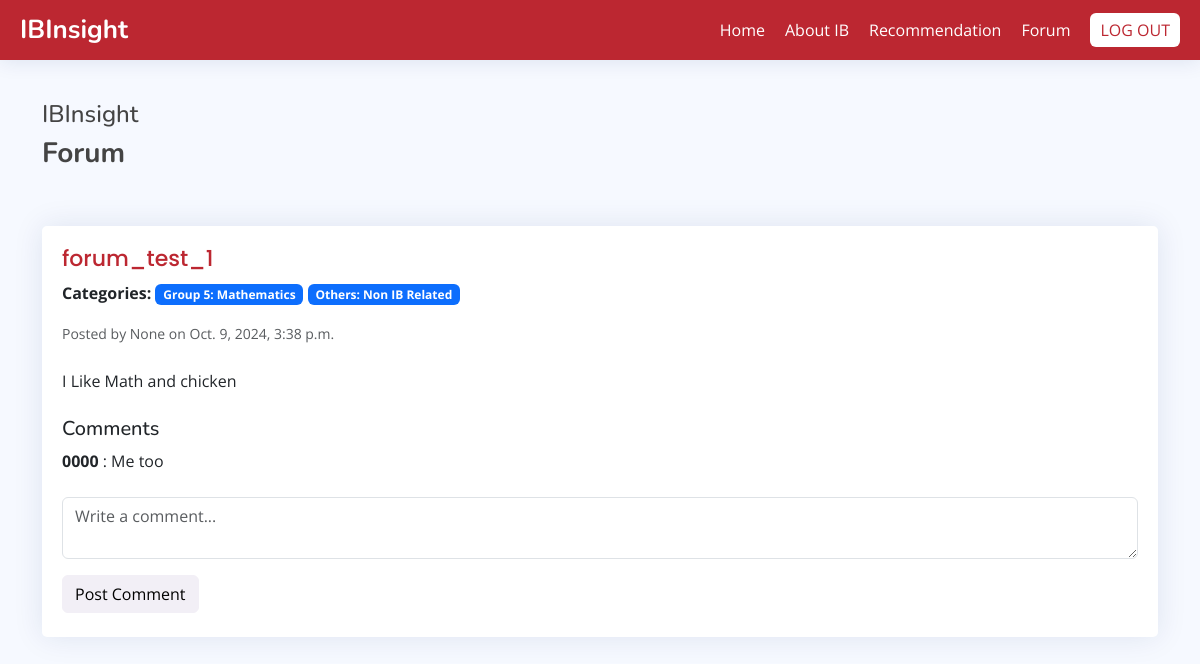
/forum/post/1/, run on the app's committed database.
### forum/models.py (models this page shows, shortened)
class Post(models.Model):
    title = models.CharField(max_length=200)  # Title of the post
    content = models.TextField()  # Main content of the post
    created_by = models.ForeignKey(settings.AUTH_USER_MODEL, on_delete=models.CASCADE, null=True, blank=True)  # User who created the post (can be null)
    created_at = models.DateTimeField(default=timezone.now)  # Timestamp
    categories = models.ManyToManyField(Category, related_name='posts', blank=True)  # Many-to-many relationship with categories
    hashtags = models.ManyToManyField(Hashtags, related_name='posts', blank=True)  # Many-to-many relationship with hashtags

class Category(models.Model):
    name = models.CharField(max_length=100, unique=True)  # Name of the category

class Comment(models.Model):
    post = models.ForeignKey(Post, related_name='comments', on_delete=models.CASCADE)  # Link to the post
    user = models.ForeignKey(settings.AUTH_USER_MODEL, on_delete=models.CASCADE, null=True, blank=True)  # User who made the comment
    text = models.TextField()  # Comment content
    created_at = models.DateTimeField(default=timezone.now)  # Timestamp

### member/models.py (models this page shows, shortened)
class CustomUser(AbstractBaseUser, PermissionsMixin):
    username = models.CharField(max_length=50, unique=True)
    name = models.CharField(max_length=60, default="")
    year_of_graduation = models.CharField(max_length=60, default="")
    major = models.CharField(max_length=60, default="")
    interest = models.CharField(max_length=60, default="")
    is_active = models.BooleanField(default=True)
    is_staff = models.BooleanField(default=False)
    REQUIRED_FIELDS = ['name']
    USERNAME_FIELD = 'username'
    objects = CustomUserManager()
    class Meta:
        verbose_name = 'Custom User'
        verbose_name_plural = 'Custom Users'

### forum/views.py (the view)
# urls.py: path('post/<int:id>/', views.post_detail, name='post_detail'),  # Detail page for a post
def post_detail(request, id):
    post = get_object_or_404(Post, id=id)
    comments = Comment.objects.filter(post=post)  # Fetch comments related to the post
    if request.method == 'POST':
        comment_text = request.POST.get('comment')
        Comment.objects.create(post=post, user=request.user if request.user.is_authenticated else None, text=comment_text)
        return redirect('post_detail', id=post.id)
    return render(request, 'forum/moredetail.html', {'post': post, 'comments': comments})

### forum/templates/forum/moredetail.html (shortened to what this page needs)
{% load static %}
<!DOCTYPE html>
<html lang="en">
<head>
  <link href="https://cdn.jsdelivr.net/npm/bootstrap@5.3.3/dist/css/bootstrap.min.css" rel="stylesheet">
  <link href="https://cdn.jsdelivr.net/npm/bootstrap-icons@1.10.3/font/bootstrap-icons.css" rel="stylesheet">
  <link href="https://cdn.jsdelivr.net/npm/boxicons@2.1.4/css/boxicons.min.css" rel="stylesheet">
  <link href="https://cdn.quilljs.com/1.3.6/quill.snow.css" rel="stylesheet">
  <link href="https://cdn.quilljs.com/1.3.6/quill.bubble.css" rel="stylesheet">
  <link href="https://cdn.jsdelivr.net/npm/remixicon@2.5.0/fonts/remixicon.css" rel="stylesheet">
  <link href="https://cdn.jsdelivr.net/npm/simple-datatables@latest/dist/style.css" rel="stylesheet">
  <link href="{% static 'forum/css/style.css' %}" rel="stylesheet">
</head>
<body>
  <header id="header" class="header fixed-top d-flex align-items-center" style="background-color: #BC2731;">
    <div class="d-flex align-items-center justify-content-between">
      <a href="{% url 'to-main' %}" class="logo d-flex align-items-center">
        <span class="d-none d-lg-block text-white">IBInsight</span>
      </a>
    </div>
    <nav class="header-nav ms-auto">
      <ul class="d-flex align-items-center">
        <li><a href="{% url 'to-main' %}" class="nav-link text-white">Home</a></li>
        <li><a href="{% url 'to-about_ib' %}" class="nav-link text-white">About IB</a></li>
        <li><a href="{% url 'to-survey' %}" class="nav-link text-white">Recommendation</a></li>
        <li><a href="{% url 'forum_list' %}" class="nav-link text-white">Forum</a></li>
        <li><a href="{% url 'log-out' %}" class="nav-link btn btn-light">LOG OUT</a></li>
      </ul>
    </nav>
  </header>
  <main>
    <div class="pagetitle">
      <h1>Forums</h1>
      <nav>
        <ol class="breadcrumb">
          <li class="breadcrumb-item"><a href="{% url 'forum_list' %}">Home</a></li>
          <li class="breadcrumb-item">Forums</li>
          <li class="breadcrumb-item active">Details</li>
        </ol>
      </nav>
    </div>
    <div class="container">
      <h4 class="bigmt">IBInsight</h4>
      <h3 class="forumt">Forum</h3>
      <section class="section dashboard">
        <div class="row">
          <div class="col-lg-12">
            <div class="card mt-5">
              <div class="card-body">
                <h4 class="card-title">{{ post.title }}</h4>
<p><strong>Categories:</strong>
    {% if post.categories.all %}
        {% for category in post.categories.all %}
            <span class="badge bg-primary">{{ category.name }}</span>
        {% endfor %}
    {% else %}
        <span>No categories assigned.</span>
    {% endif %}
</p>
                                  <small class="text-muted">Posted by {{ post.created_by }} on {{ post.created_at }}</small>
                <p class="card-text mt-4">{{ post.content }}</p>
<h5 class="mt-4">Comments</h5>
<div class="comments-section">
    {% for comment in comments %}
        <div class="comment">
            <strong>
                {% if comment.user %}
                    {{ comment.user.username }}
                {% else %}
                    Anonymous
                {% endif %}
            </strong>: {{ comment.text }}
        </div>
    {% empty %}
        <p>No comments yet.</p>
    {% endfor %}
</div>
    <form class="mt-4" id="commentForm" method="post" action="{% url 'post_detail' post.id %}">
        <div class="mb-3">
            <textarea id="commentInput" name="comment" class="form-control" placeholder="Write a comment..." required></textarea>
        </div>
        <button type="submit" class="btn btn-primary mb-4">Post Comment</button>
    </form>
</div>
              </div>
            </div>
          </div>
        </div>
  </main>
</body>
</html>

### forum/static/forum/css/style.css (style rules this page uses)
:root { scroll-behavior: smooth; }
body { font-family: "Open Sans", sans-serif; background: #f6f9ff; color: #444444; }
a { color: #358E5F; text-decoration: none; }
h1, h2, h3, h4, h5, h6 { font-family: "Nunito", sans-serif; }
.bigmt { margin-top: 50px; }
.forumt { font-weight: 700; }
.pagetitle { margin-bottom: 10px; }
.pagetitle h1 { font-size: 24px; margin-bottom: 0; font-weight: 600; color: #BC2731; }
.card { margin-bottom: 30px; border: none; border-radius: 5px; box-shadow: 0px 0 30px rgba(1, 41, 112, 0.1); }
.card-title { padding: 20px 0 0px 0; font-size: 22px; font-weight: 500; color: #BC2731; font-family: "Poppins", sans-serif; }
.card-body { padding: 0 20px 0px 20px; }
.breadcrumb { font-size: 14px; font-family: "Nunito", sans-serif; color: #899bbd; font-weight: 600; }
.breadcrumb a { color: #899bbd; transition: 0.3s; }
.breadcrumb .breadcrumb-item::before { color: #899bbd; }
.breadcrumb .active { color: #51678f; font-weight: 600; }
.logo { line-height: 1; }
@media (min-width: 1200px) { .logo { width: 280px; } }
.btn-primary { border: 1px solid #F2EFF6 !important; background-color: #F2EFF6 !important; color:black !important; }
.logo span { font-size: 26px; font-weight: 700; color: #BC2731; font-family: "Nunito", sans-serif; }
.header { transition: all 0.5s; z-index: 997; height: 60px; box-shadow: 0px 2px 20px rgba(1, 41, 112, 0.1); background-color: #fff; padding-left: 20px; }
.header-nav ul { list-style: none; }
.header-nav>ul { margin: 0; padding: 0; }

### forum/templates/forum/moredetail.html (style rules this page uses)
body { font-family: 'Open Sans', sans-serif; }
.header { background-color: #BC2731; color: white; }
.header .nav-link { color: white; margin-right: 20px; }
.header .btn { background-color: white; color: #BC2731; }
.btn-light { padding: 5px 10px; }

### data on the page
Post: title "forum_test_1", created_by "None", created_at "Oct. 9, 2024, 3:38 p.m.", content "I Like Math and chicken"
Category: name "Group 5: Mathematics"
Category: name "Others: Non IB Related"
Comment: user.username "0000", text "Me too"
